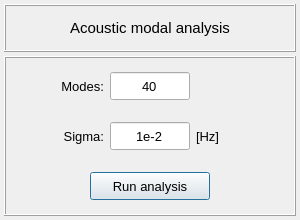
<?xml version="1.0" encoding="UTF-8"?>
<ui version="4.0">
 <class>Dialog</class>
 <widget class="QDialog" name="Dialog">
  <property name="windowModality">
   <enum>Qt::NonModal</enum>
  </property>
  <property name="geometry">
   <rect>
    <x>0</x>
    <y>0</y>
    <width>300</width>
    <height>220</height>
   </rect>
  </property>
  <property name="sizePolicy">
   <sizepolicy hsizetype="Fixed" vsizetype="Fixed">
    <horstretch>0</horstretch>
    <verstretch>0</verstretch>
   </sizepolicy>
  </property>
  <property name="minimumSize">
   <size>
    <width>300</width>
    <height>220</height>
   </size>
  </property>
  <property name="maximumSize">
   <size>
    <width>300</width>
    <height>220</height>
   </size>
  </property>
  <property name="contextMenuPolicy">
   <enum>Qt::DefaultContextMenu</enum>
  </property>
  <property name="windowTitle">
   <string>Modal analysis setup</string>
  </property>
  <property name="windowIcon">
   <iconset>
    <normaloff>../../../../../../Downloads/load - Copia.png</normaloff>../../../../../../Downloads/load - Copia.png</iconset>
  </property>
  <property name="whatsThis">
   <string/>
  </property>
  <layout class="QGridLayout" name="gridLayout">
   <property name="leftMargin">
    <number>4</number>
   </property>
   <property name="topMargin">
    <number>4</number>
   </property>
   <property name="rightMargin">
    <number>4</number>
   </property>
   <property name="bottomMargin">
    <number>4</number>
   </property>
   <property name="spacing">
    <number>4</number>
   </property>
   <item row="0" column="0">
    <widget class="QFrame" name="frame_title">
     <property name="minimumSize">
      <size>
       <width>0</width>
       <height>48</height>
      </size>
     </property>
     <property name="maximumSize">
      <size>
       <width>16777215</width>
       <height>48</height>
      </size>
     </property>
     <property name="font">
      <font>
       <family>Arial</family>
       <pointsize>12</pointsize>
       <weight>75</weight>
       <bold>true</bold>
      </font>
     </property>
     <property name="frameShape">
      <enum>QFrame::Box</enum>
     </property>
     <property name="frameShadow">
      <enum>QFrame::Raised</enum>
     </property>
     <property name="lineWidth">
      <number>1</number>
     </property>
     <layout class="QGridLayout" name="gridLayout_2">
      <property name="leftMargin">
       <number>0</number>
      </property>
      <property name="topMargin">
       <number>0</number>
      </property>
      <property name="rightMargin">
       <number>0</number>
      </property>
      <property name="bottomMargin">
       <number>0</number>
      </property>
      <property name="spacing">
       <number>0</number>
      </property>
      <item row="0" column="0">
       <widget class="QLabel" name="label_title">
        <property name="font">
         <font>
          <family>MS Shell Dlg 2</family>
          <pointsize>11</pointsize>
          <weight>50</weight>
          <italic>false</italic>
          <bold>false</bold>
         </font>
        </property>
        <property name="text">
         <string>Acoustic modal analysis</string>
        </property>
        <property name="textFormat">
         <enum>Qt::AutoText</enum>
        </property>
        <property name="alignment">
         <set>Qt::AlignCenter</set>
        </property>
       </widget>
      </item>
     </layout>
    </widget>
   </item>
   <item row="1" column="0">
    <widget class="QFrame" name="frame_main">
     <property name="frameShape">
      <enum>QFrame::Box</enum>
     </property>
     <property name="frameShadow">
      <enum>QFrame::Raised</enum>
     </property>
     <layout class="QGridLayout" name="gridLayout_3">
      <property name="leftMargin">
       <number>4</number>
      </property>
      <property name="topMargin">
       <number>4</number>
      </property>
      <property name="rightMargin">
       <number>4</number>
      </property>
      <property name="bottomMargin">
       <number>4</number>
      </property>
      <item row="0" column="0">
       <widget class="QFrame" name="frame_modes">
        <property name="minimumSize">
         <size>
          <width>0</width>
          <height>40</height>
         </size>
        </property>
        <property name="maximumSize">
         <size>
          <width>16777215</width>
          <height>40</height>
         </size>
        </property>
        <property name="frameShape">
         <enum>QFrame::NoFrame</enum>
        </property>
        <property name="frameShadow">
         <enum>QFrame::Raised</enum>
        </property>
        <layout class="QGridLayout" name="gridLayout_12">
         <property name="leftMargin">
          <number>0</number>
         </property>
         <property name="topMargin">
          <number>0</number>
         </property>
         <property name="rightMargin">
          <number>0</number>
         </property>
         <property name="bottomMargin">
          <number>0</number>
         </property>
         <item row="0" column="0">
          <spacer name="horizontalSpacer_3">
           <property name="orientation">
            <enum>Qt::Horizontal</enum>
           </property>
           <property name="sizeHint" stdset="0">
            <size>
             <width>40</width>
             <height>20</height>
            </size>
           </property>
          </spacer>
         </item>
         <item row="0" column="4">
          <spacer name="horizontalSpacer_4">
           <property name="orientation">
            <enum>Qt::Horizontal</enum>
           </property>
           <property name="sizeHint" stdset="0">
            <size>
             <width>40</width>
             <height>20</height>
            </size>
           </property>
          </spacer>
         </item>
         <item row="0" column="1">
          <widget class="QLabel" name="label_modes">
           <property name="minimumSize">
            <size>
             <width>60</width>
             <height>28</height>
            </size>
           </property>
           <property name="maximumSize">
            <size>
             <width>60</width>
             <height>28</height>
            </size>
           </property>
           <property name="font">
            <font>
             <pointsize>10</pointsize>
            </font>
           </property>
           <property name="text">
            <string>Modes:</string>
           </property>
           <property name="alignment">
            <set>Qt::AlignRight|Qt::AlignTrailing|Qt::AlignVCenter</set>
           </property>
          </widget>
         </item>
         <item row="0" column="2">
          <widget class="QLineEdit" name="lineEdit_number_modes">
           <property name="minimumSize">
            <size>
             <width>80</width>
             <height>28</height>
            </size>
           </property>
           <property name="maximumSize">
            <size>
             <width>80</width>
             <height>28</height>
            </size>
           </property>
           <property name="font">
            <font>
             <pointsize>10</pointsize>
            </font>
           </property>
           <property name="toolTip">
            <string>&lt;html&gt;&lt;head/&gt;&lt;body&gt;&lt;p&gt;Number of modes to find in acoustic modal analysis&lt;/p&gt;&lt;/body&gt;&lt;/html&gt;</string>
           </property>
           <property name="styleSheet">
            <string notr="true"/>
           </property>
           <property name="text">
            <string>40</string>
           </property>
           <property name="alignment">
            <set>Qt::AlignCenter</set>
           </property>
          </widget>
         </item>
         <item row="0" column="3">
          <widget class="QLabel" name="label_spacing">
           <property name="minimumSize">
            <size>
             <width>60</width>
             <height>28</height>
            </size>
           </property>
           <property name="maximumSize">
            <size>
             <width>60</width>
             <height>28</height>
            </size>
           </property>
           <property name="font">
            <font>
             <pointsize>10</pointsize>
            </font>
           </property>
           <property name="frameShape">
            <enum>QFrame::NoFrame</enum>
           </property>
           <property name="text">
            <string/>
           </property>
           <property name="alignment">
            <set>Qt::AlignRight|Qt::AlignTrailing|Qt::AlignVCenter</set>
           </property>
          </widget>
         </item>
        </layout>
       </widget>
      </item>
      <item row="1" column="0">
       <widget class="QFrame" name="frame_sigma">
        <property name="minimumSize">
         <size>
          <width>0</width>
          <height>40</height>
         </size>
        </property>
        <property name="maximumSize">
         <size>
          <width>16777215</width>
          <height>40</height>
         </size>
        </property>
        <property name="frameShape">
         <enum>QFrame::NoFrame</enum>
        </property>
        <property name="frameShadow">
         <enum>QFrame::Raised</enum>
        </property>
        <layout class="QGridLayout" name="gridLayout_4">
         <property name="leftMargin">
          <number>0</number>
         </property>
         <property name="topMargin">
          <number>0</number>
         </property>
         <property name="rightMargin">
          <number>0</number>
         </property>
         <property name="bottomMargin">
          <number>0</number>
         </property>
         <item row="0" column="0">
          <spacer name="horizontalSpacer">
           <property name="orientation">
            <enum>Qt::Horizontal</enum>
           </property>
           <property name="sizeHint" stdset="0">
            <size>
             <width>40</width>
             <height>20</height>
            </size>
           </property>
          </spacer>
         </item>
         <item row="0" column="3">
          <widget class="QLabel" name="label_sigma_unit">
           <property name="minimumSize">
            <size>
             <width>60</width>
             <height>28</height>
            </size>
           </property>
           <property name="maximumSize">
            <size>
             <width>60</width>
             <height>28</height>
            </size>
           </property>
           <property name="font">
            <font>
             <pointsize>10</pointsize>
            </font>
           </property>
           <property name="text">
            <string>[Hz]</string>
           </property>
           <property name="alignment">
            <set>Qt::AlignLeading|Qt::AlignLeft|Qt::AlignVCenter</set>
           </property>
          </widget>
         </item>
         <item row="0" column="1">
          <widget class="QLabel" name="label_sigma">
           <property name="minimumSize">
            <size>
             <width>60</width>
             <height>28</height>
            </size>
           </property>
           <property name="maximumSize">
            <size>
             <width>60</width>
             <height>28</height>
            </size>
           </property>
           <property name="font">
            <font>
             <pointsize>10</pointsize>
            </font>
           </property>
           <property name="text">
            <string>Sigma:</string>
           </property>
           <property name="alignment">
            <set>Qt::AlignRight|Qt::AlignTrailing|Qt::AlignVCenter</set>
           </property>
          </widget>
         </item>
         <item row="0" column="2">
          <widget class="QLineEdit" name="lineEdit_sigma_factor">
           <property name="minimumSize">
            <size>
             <width>80</width>
             <height>28</height>
            </size>
           </property>
           <property name="maximumSize">
            <size>
             <width>80</width>
             <height>28</height>
            </size>
           </property>
           <property name="font">
            <font>
             <pointsize>10</pointsize>
            </font>
           </property>
           <property name="toolTip">
            <string>&lt;html&gt;&lt;head/&gt;&lt;body&gt;&lt;p&gt;This parameter allows to find eigenvalues near 'Sigma' value using shift-invert mode.&lt;/p&gt;&lt;p&gt;&amp;gt; See scipy.sparse.linalg.eigs for more details.&lt;/p&gt;&lt;/body&gt;&lt;/html&gt;</string>
           </property>
           <property name="styleSheet">
            <string notr="true"/>
           </property>
           <property name="text">
            <string>1e-2</string>
           </property>
           <property name="alignment">
            <set>Qt::AlignCenter</set>
           </property>
          </widget>
         </item>
         <item row="0" column="4">
          <spacer name="horizontalSpacer_2">
           <property name="orientation">
            <enum>Qt::Horizontal</enum>
           </property>
           <property name="sizeHint" stdset="0">
            <size>
             <width>40</width>
             <height>20</height>
            </size>
           </property>
          </spacer>
         </item>
        </layout>
       </widget>
      </item>
      <item row="2" column="0">
       <widget class="QFrame" name="frame_button">
        <property name="minimumSize">
         <size>
          <width>0</width>
          <height>40</height>
         </size>
        </property>
        <property name="maximumSize">
         <size>
          <width>16777215</width>
          <height>40</height>
         </size>
        </property>
        <property name="frameShape">
         <enum>QFrame::NoFrame</enum>
        </property>
        <property name="frameShadow">
         <enum>QFrame::Raised</enum>
        </property>
        <layout class="QGridLayout" name="gridLayout_11">
         <property name="leftMargin">
          <number>0</number>
         </property>
         <property name="topMargin">
          <number>0</number>
         </property>
         <property name="rightMargin">
          <number>0</number>
         </property>
         <property name="bottomMargin">
          <number>0</number>
         </property>
         <item row="0" column="0">
          <widget class="QPushButton" name="pushButton_run_analysis">
           <property name="minimumSize">
            <size>
             <width>120</width>
             <height>28</height>
            </size>
           </property>
           <property name="maximumSize">
            <size>
             <width>120</width>
             <height>28</height>
            </size>
           </property>
           <property name="font">
            <font>
             <family>MS Shell Dlg 2</family>
             <pointsize>10</pointsize>
             <weight>50</weight>
             <italic>false</italic>
             <bold>false</bold>
            </font>
           </property>
           <property name="styleSheet">
            <string notr="true"/>
           </property>
           <property name="text">
            <string>Run analysis</string>
           </property>
          </widget>
         </item>
        </layout>
       </widget>
      </item>
     </layout>
    </widget>
   </item>
  </layout>
 </widget>
 <resources/>
 <connections/>
</ui>
